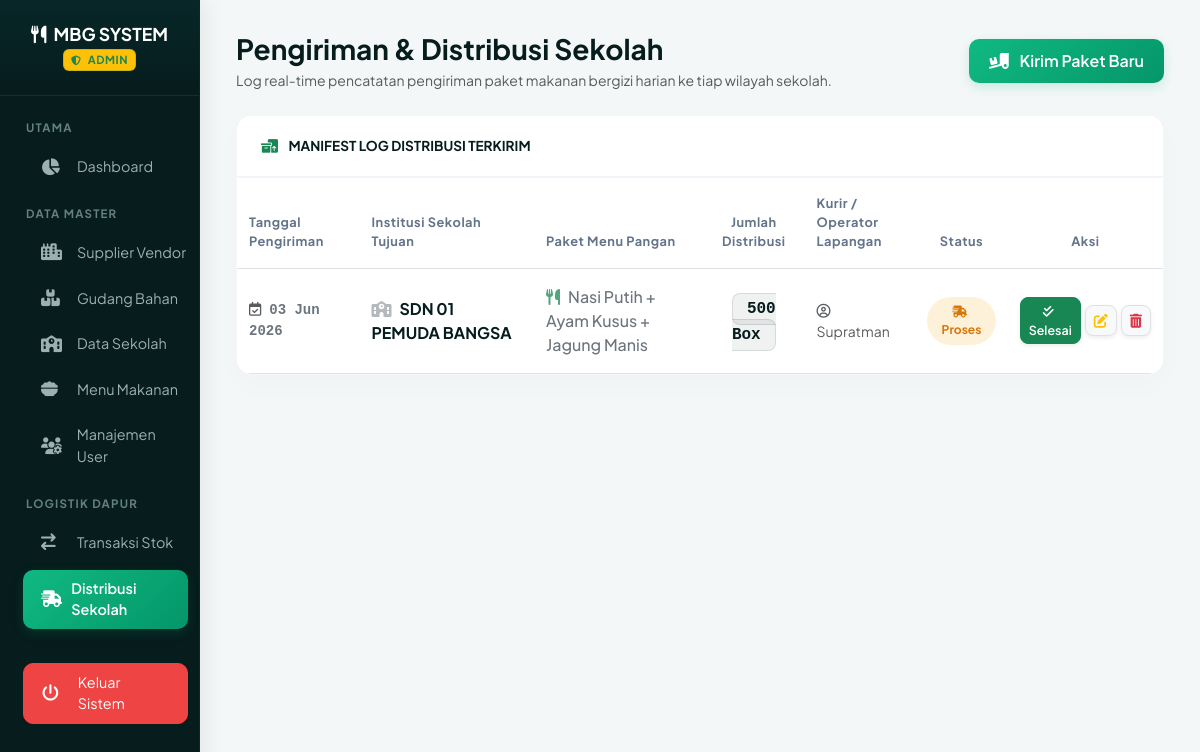
The app's page /index.php?page=distribusi (signed in) with its own data.
### tables this page shows
CREATE TABLE `distribusi` (
  `id_distribusi` int(11) NOT NULL,
  `id_sekolah` int(11) NOT NULL,
  `id_menu` int(11) NOT NULL,
  `tanggal_distribusi` date NOT NULL,
  `jumlah_porsi` int(11) NOT NULL,
  `id_users` int(11) NOT NULL
);

CREATE TABLE `sekolah` (
  `id_sekolah` int(11) NOT NULL,
  `nama_sekolah` varchar(150) NOT NULL,
  `alamat` text NOT NULL,
  `kepala_sekolah` varchar(100) NOT NULL,
  `jumlah_siswa` int(11) NOT NULL,
  `no_telp` varchar(12) NOT NULL
);

CREATE TABLE `menu_makanan` (
  `id_menu` int(11) NOT NULL,
  `nama_menu` varchar(100) NOT NULL,
  `kalori` int(11) NOT NULL,
  `protein` decimal(5,2) NOT NULL,
  `status` enum('aktif','nonaktif') NOT NULL
);

CREATE TABLE `users` (
  `id_users` int(11) NOT NULL,
  `nama` varchar(100) NOT NULL,
  `username` varchar(50) NOT NULL,
  `password` varchar(255) NOT NULL,
  `role` enum('admin','petugas') NOT NULL,
  `created_at` timestamp NOT NULL DEFAULT current_timestamp() ON UPDATE current_timestamp()
);

### controllers/DistribusiController.php (called while the page is built, shortened)
<?php
require_once __DIR__ . '/../config/Database.php';
class DistribusiController {
    private $db;
    public function __construct() {
        $database = new Database();
        $this->db = $database->getConnection();
    }
    public function readAll() {
        $query = "SELECT d.*, s.nama_sekolah, m.nama_menu, u.nama as nama_petugas
                  FROM distribusi d
                  JOIN sekolah s ON d.id_sekolah = s.id_sekolah
                  JOIN menu_makanan m ON d.id_menu = m.id_menu
                  JOIN users u ON d.id_users = u.id_users
                  ORDER BY d.tanggal_distribusi DESC";
        return $this->db->query($query)->fetchAll(PDO::FETCH_ASSOC);
    }
}
?>

### config/Database.php (called while the page is built, shortened)
<?php
class Database {
    private $host = "localhost";
    private $db_name = "db_project_mbg";
    private $username = "root";
    private $password = "";
    public function getConnection() {
        $this->conn = null;
        try {
            $this->conn = new PDO("mysql:host=" . $this->host . ";dbname=" . $this->db_name, $this->username, $this->password);
            $this->conn->setAttribute(PDO::ATTR_ERRMODE, PDO::ERRMODE_EXCEPTION);
            $this->conn->exec("set names utf8mb4");
        } catch(PDOException $exception) {
            echo "Koneksi database gagal: " . $exception->getMessage();
        }
        return $this->conn;
    }
}
?>

### views/distribusi.php (the view, shortened to what this page needs)
<?php
require_once __DIR__ . '/../controllers/DistribusiController.php';
$distCtrl = new DistribusiController();
$list_distribusi = $distCtrl->readAll();
?>
<div class="container-fluid pt-2">
    <div class="d-flex justify-content-between align-items-center mb-4">
        <div>
            <h3 class="mbg-title mb-1">Pengiriman & Distribusi Sekolah</h3>
            <p class="text-muted small mb-0">Log real-time pencatatan pengiriman paket makanan bergizi harian ke tiap wilayah sekolah.</p>
        </div>
        <button class="btn btn-mbg-primary" data-bs-toggle="modal" data-bs-target="#modalDistribusi">
            <i class="fas fa-truck-ramp-box me-2"></i> Kirim Paket Baru
        </button>
    </div>
    <div class="card mbg-table-card border-0">
        <div class="mbg-table-header d-flex align-items-center">
            <span class="fw-bold text-uppercase tracking-wide" style="font-size: 0.85rem; color: #061c1d;">
                <i class="fas fa-boxes-packing text-success me-2"></i> Manifest Log Distribusi Terkirim
            </span>
        </div>
        <div class="table-responsive">
            <table class="table table-hover align-middle mb-0">
                <thead>
                    <tr>
                        <th class="ps-4" style="width: 15%;">Tanggal Pengiriman</th>
                        <th style="width: 25%;">Institusi Sekolah Tujuan</th>
                        <th style="width: 25%;">Paket Menu Pangan</th>
                        <th class="text-center" style="width: 12%;">Jumlah Distribusi</th>
                        <th style="width: 13%;">Kurir / Operator Lapangan</th>
                        <th class="text-center" style="width: 10%;">Status</th>
                        <th class="text-center" style="width: 15%;">Aksi</th>
                    </tr>
                </thead>
                <tbody>
                    <?php if (count($list_distribusi) > 0): ?>
                        <?php foreach($list_distribusi as $d): ?>
                        <tr>
                            <td class="ps-4 font-monospace small fw-semibold text-secondary">
                                <i class="far fa-calendar-check text-muted me-2"></i><?= date('d M Y', strtotime($d['tanggal_distribusi'])); ?>
                            </td>
                            <td class="fw-bold" style="color: #061c1d;">
                                <i class="fas fa-school text-secondary opacity-50 me-2"></i><?= htmlspecialchars($d['nama_sekolah']); ?>
                            </td>
                            <td class="fw-medium text-secondary">
                                <i class="fas fa-utensils text-success opacity-75 me-2"></i><?= htmlspecialchars($d['nama_menu']); ?>
                            </td>
                            <td class="text-center">
                                <span class="badge-porsi-box font-monospace">
                                    <?= number_format($d['jumlah_porsi']); ?> Box
                                </span>
                            </td>
                            <td class="text-muted small">
                                <i class="far fa-user-circle me-1"></i> <?= htmlspecialchars($d['nama_petugas']); ?>
                            </td>
                            <td class="text-center">
                                <?php if (isset($d['status']) && $d['status'] === 'selesai'): ?>
                                    <span class="badge-status-selesai"><i class="fas fa-circle-check me-1"></i> Selesai</span>
                                <?php else: ?>
                                    <span class="badge-status-proses"><i class="fas fa-truck-fast me-1"></i> Proses</span>
                                <?php endif; ?>
                            </td>
                            <td class="text-center">
                                <div class="d-flex justify-content-center align-items-center gap-1 w-100">
                                    <?php if (!isset($d['status']) || $d['status'] !== 'selesai'): ?>
                                        <form method="POST" action="" onsubmit="return confirm('Tandai distribusi ini sebagai selesai?');" class="m-0">
                                            <button type="submit" class="btn btn-sm btn-success px-2 rounded-3 text-white fw-semibold shadow-sm" style="font-size: 0.78rem;">
                                                <i class="fas fa-check-double me-1"></i>Selesai
                                            </button>
                                        </form>
                                    <?php endif; ?>
                                    <button class="btn btn-sm btn-light border text-warning px-2 rounded-3 fw-semibold shadow-sm" data-bs-toggle="modal" data-bs-target="#modalEdit<?= $d['id_distribusi']; ?>">
                                        <i class="fas fa-pen-to-square"></i>
                                    </button>
                                    <form method="POST" action="" onsubmit="return confirm('Hapus data rekaman distribusi ini?');" class="m-0">
                                        <button type="submit" class="btn btn-sm btn-light border text-danger px-2 rounded-3 shadow-sm">
                                            <i class="fas fa-trash-can"></i>
                                        </button>
                                    </form>
                                </div>
                            </td>
                        </tr>
                        <?php endforeach; ?>
                    <?php endif; ?>
                </tbody>
            </table>
        </div>
    </div>
</div>

### templates/header.php (style rules this page uses)
body { min-height: 100vh; background-color: #f4f7f7; font-family: 'Plus Jakarta Sans', sans-serif; -webkit-font-smoothing: antialiased; }

### views/distribusi.php (style rules this page uses)
.mbg-title { color: #061c1d; font-weight: 700; }
.btn-mbg-primary { background: linear-gradient(135deg, #10b981 0%, #059669 100%) !important; color: #ffffff !important; border: none !important; font-weight: 600; border-radius: 10px; padding: 10px 20px; box-shadow: 0 4px 12px rgba(16, 185, 129, 0.2); transition: all 0.25s ease; }
.mbg-table-card { border-radius: 16px !important; border: 1px solid rgba(0, 0, 0, 0.03) !important; box-shadow: 0 10px 30px rgba(6, 28, 29, 0.02) !important; background: #ffffff; overflow: hidden; }
.mbg-table-header { background: #ffffff !important; border-bottom: 2px solid #f1f5f9 !important; padding: 20px 24px; }
.table th { font-size: 0.8rem; text-uppercase: true; letter-spacing: 0.5px; color: #64748b; padding: 16px 12px !important; }
.table td { padding: 16px 12px !important; color: #334155; }
.badge-porsi-box { background: rgba(6, 28, 29, 0.06) !important; color: #061c1d !important; border: 1px solid rgba(6, 28, 29, 0.1); font-weight: 700; padding: 6px 14px; border-radius: 8px; }
.badge-status-proses { background: rgba(245, 158, 11, 0.15) !important; color: #d97706 !important; font-weight: 700; padding: 6px 14px; border-radius: 30px; font-size: 0.75rem; display: inline-block; }

### records on screen
distribusi: tanggal_distribusi "03 Jun 2026", id_sekolah.nama_sekolah "SDN 01 PEMUDA BANGSA", id_menu.nama_menu "Nasi Putih + Ayam Kusus + Jagung Manis", jumlah_porsi "500", id_users.nama "Supratman"

### other values on screen
$role "ADMIN"
